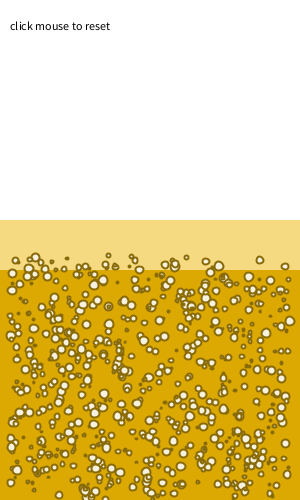
Frame 1 (no input)
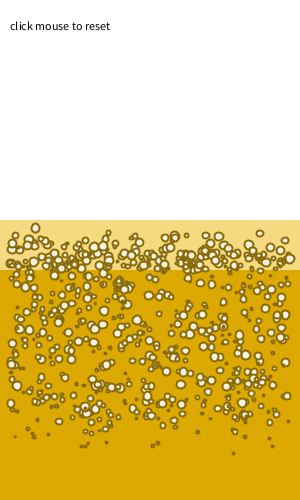
Frame 60 (the mouse pressed at the canvas centre just before this capture)
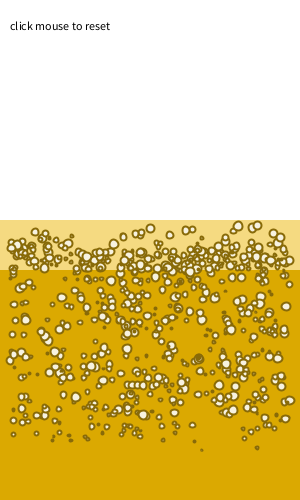
Frame 120 (the mouse held since frame 60 and released just before this capture)

The Processing sketch that drew these frames (run headless with seeded random() and noise(); from frame 60 on, the mouse is pressed at the canvas centre):

// Processing sketch: processing_146860
// ── processing_146860.pde

//IRENE ALFARO. RV -  MUAD 2014
// CERVEZA PARTIENDO DEL CÓDIGO DE DANIEL SHIFFMAN 
//http://natureofcode.com
// Forces (Gravity and Fluid Resistence) with Vectors .
//CODIGO BASE.
//https://github.com/shiffman/The-Nature-of-Code-Examples/tree/master/chp2_forces/NOC_2_5_fluidresistance

 


// 700 moving bodies 
Mover[] movers = new Mover[700];

// Liquid
Liquid liquid;
Liquid espuma;

void setup() {
  size(300, 500);
  
  reset();
  // Create liquid object
  liquid = new Liquid(0, height/2, width, height/2, 0.1, #DBA901);
  espuma = new Liquid(0, 220, width, 50, 1, #F5DA81);
}

void draw() {
  background(255);
  
  // Draw cerveza & espuma
  liquid.display();
  espuma.display();

  for (int i = 0; i < movers.length; i++) {
    
    // Is the Mover in the liquid?
    //Comprobación de si las burbujas estan dentro del liquido cerveza
    if (liquid.contains(movers[i])) {
      // Calculate drag force
      PVector dragForce = liquid.drag(movers[i]);
      // Apply drag force to Mover
      movers[i].applyForce(dragForce);
    }
    //Comprobación de si las burbujas estan dentro del liquido cerveza
    if (espuma.contains(movers[i])) {
      // Calculate drag force
      PVector dragForce = espuma.drag(movers[i]);
      // Apply drag force to Mover
      movers[i].applyForce(dragForce);
    }
    // Gravity is scaled by mass here!
    PVector gravity = new PVector(0, -0.1*movers[i].mass);
    // Apply gravity
    movers[i].applyForce(gravity);
   
    // Update and display
    movers[i].update();
    movers[i].display();
    movers[i].checkEdges();
  }
  
  fill(0);
  text("click mouse to reset",10,30);
  
}

void mousePressed() {
  reset();
}

// Restart all the Mover objects randomly
void reset() {
  for (int i = 0; i < movers.length; i++) {
    //1º parametro massa,2º posicion en x,3º posicion en y.
    movers[i] = new Mover(random(0.5, 3),random(10, width-10), random(255, height));
  }
}

//COMPORTAMIENTO DEL FLUIDO
 // Liquid class 
 class Liquid {

  
  // Liquid is a rectangle
  float x,y,w,h;
  // Coefficient of drag
  float c;
  color col;

  Liquid(float x_, float y_, float w_, float h_, float c_, int col_) {
    x = x_;//posicion en x
    y = y_;// posicion en i
    w = w_;//ancho
    h = h_;//alto
    c = c_; //densidad del líquido (resistencia)
    col = col_; // variable de color
  }
  
  // Is the Mover in the Liquid?
  boolean contains(Mover m) {
    PVector l = m.location;
    return l.x > x && l.x < x + w && l.y > y && l.y < y + h;
  }
  
  // Calculate drag force
  PVector drag(Mover m) {
    // Magnitude is coefficient * speed squared
    float speed = m.velocity.mag();
    float dragMagnitude = c * speed * speed;

    // Direction is inverse of velocity
    PVector dragForce = m.velocity.get();
    dragForce.mult(-1);
    
    // Scale according to magnitude
    // dragForce.setMag(dragMagnitude);
    dragForce.normalize();
    dragForce.mult(dragMagnitude);
    return dragForce;
  }
  
  void display() {
    noStroke();
    fill(col);
    rect(x,y,w,h);
  }

}
//COMPORTAMIENTO DE LAS BURBUJAS

class Mover {

  // location, velocity, and acceleration 
  PVector location;
  PVector velocity;
  PVector acceleration;
  
  // Mass is tied to size
  float mass;
  float sz;

  Mover(float m, float x, float y) {
    mass = m; 
    //println(mass);
    location = new PVector(x, y);
    velocity = new PVector(0, 0);
    acceleration = new PVector(0, 0);
  }

  // Newton's 2nd law: F = M * A
  // or A = F / M
  void applyForce(PVector force) {
    // Divide by mass 
    PVector f = PVector.div(force, mass);
    // Accumulate all forces in acceleration
    acceleration.add(f);
  }

  void update() {
    
    // Velocity changes according to acceleration
    velocity.add(acceleration);
    // Location changes by velocity
    location.add(velocity);
    // We must clear acceleration each frame
    acceleration.mult(0);
  }
  
  // Draw Mover
  void display() {
    sz=mass*3;
    stroke(#886A08);
    strokeWeight(2);
    fill(#F7F2E0);
    ellipse(location.x, location.y, sz, sz);
  }
  
  // Bounce off bottom of window
  void checkEdges() {
    if (location.y <= 210+sz/2) {
      velocity.y = 0;  
      location.y = random(250,height);
      
    }
  }
}
